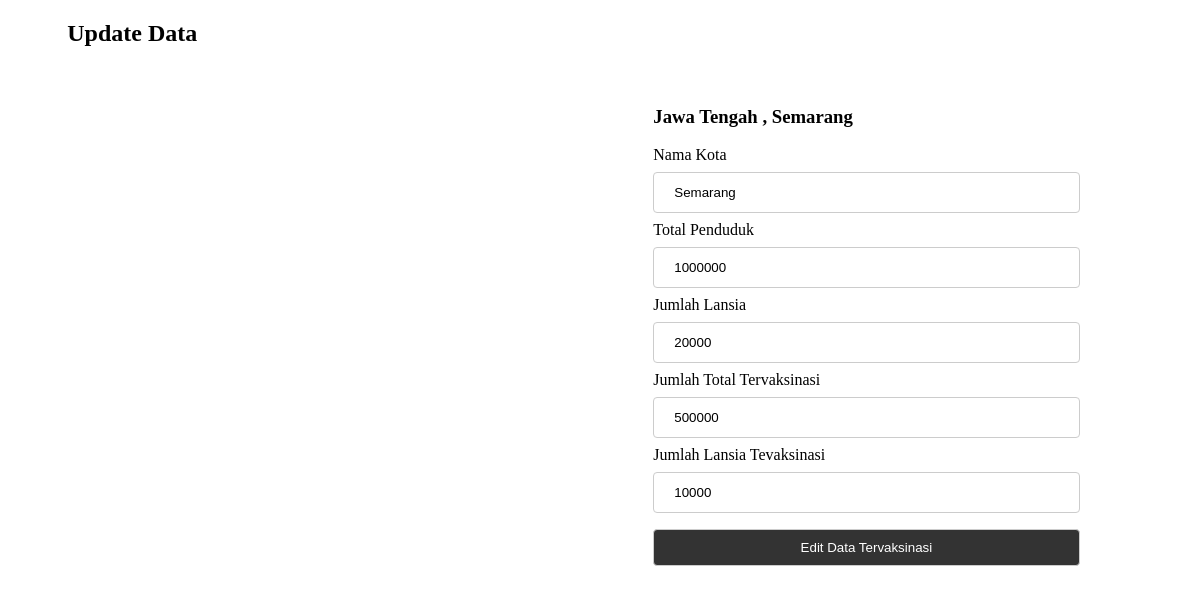
The app's page /updateDataVaksinasi.php?id_kab_kota=5 with its own data.
### tables this page shows
CREATE TABLE `kabupaten_kota` (
  `id_kab_kota` int(10) UNSIGNED NOT NULL,
  `id_provinsi` int(10) UNSIGNED NOT NULL,
  `nama_kab_kota` varchar(200) DEFAULT NULL,
  `jml_total_penduduk` double DEFAULT NULL,
  `jml_lansia` double DEFAULT NULL
);

CREATE TABLE `provinsi` (
  `id_provinsi` int(10) UNSIGNED NOT NULL,
  `nama_provinsi` varchar(200) DEFAULT NULL
);

CREATE TABLE `vaksinasi` (
  `id_vaksinasi` int(10) UNSIGNED NOT NULL,
  `id_kab_kota` int(10) UNSIGNED NOT NULL,
  `jml_total_vaksinasi` double DEFAULT NULL,
  `jml_lansia_vaksinasi` double DEFAULT NULL
);

### updateDataVaksinasi.php (the view, shortened to what this page needs)
<?php
include "connection.php";
$idKota = $_GET['id_kab_kota'];
?>
<!DOCTYPE html>
<html lang="en">
<head>
    <link rel="stylesheet" type="text/css" href="assets/style.css">
</head>
<body>
      <section>
        <div class="container">
            <h2>Update Data</h2>
            <div class="row">
              <div class="column-2">
              </div>
              <div class="column-2">
                <form method="POST">
                  <?php
                  $queryAlamatKota = mysqli_query($connect,"SELECT *
                                                            FROM kabupaten_kota
                                                            JOIN provinsi
                                                            ON kabupaten_kota.id_provinsi = provinsi.id_provinsi
                                                            JOIN vaksinasi
                                                            ON vaksinasi.id_kab_kota= kabupaten_kota.id_kab_kota
                                                            WHERE kabupaten_kota.id_kab_kota=$idKota");
                  while($showAlamatKota = mysqli_fetch_array($queryAlamatKota)){
                    $namaProvinsi = $showAlamatKota['nama_provinsi'];
                    $namaKota = $showAlamatKota['nama_kab_kota'];
                    $totalPenduduk = $showAlamatKota['jml_total_penduduk'];
                    $jumlahLansia = $showAlamatKota['jml_lansia'];
                    $totalVaksinasi = $showAlamatKota['jml_total_vaksinasi'];
                    $jumlahLansiaVaksinasi = $showAlamatKota['jml_lansia_vaksinasi'];
                  }
                  ?>
                  <h3><?= $namaProvinsi ?> , <?= $namaKota ?></h3>
                  <label>Nama Kota</label>
                  <input placeholder="Total Telah Tervaksin" name="namaKota" type="text" value="<?=$namaKota?>">
                  <label>Total Penduduk</label>
                  <input  placeholder="Total Penduduk" name="totalPenduduk" type="text" value="<?=$totalPenduduk?>">
                  <label>Jumlah Lansia</label>
                  <input  placeholder="Jumlah Lansia" name="jumlahLansia" type="text" value="<?=$jumlahLansia?>">
                  <label>Jumlah Total Tervaksinasi</label>
                  <input placeholder="Total Telah Tervaksin" name="totalPendudukTervaksin" type="text" value="<?=$totalVaksinasi?>">
                  <label>Jumlah Lansia Tevaksinasi</label>
                  <input  placeholder="Jumlah Lansia telah Tervaksin" name="jumlahLansiaTervaksin" type="text" value="<?=$jumlahLansiaVaksinasi?>">
                    <button class="button button1" name="editDataTervaksin">Edit Data Tervaksinasi</button>
                </form>
              </div>
            </div>
          </div>
      </section>
</body>
</html>

### assets/style.css (style rules this page uses)
.container { width: 90%; margin: auto ; }
.row { display: flex; flex-direction: row; justify-content: space-around; flex-flow: wrap; }
.column-2 { width: 40%; padding:20px; margin-bottom: 0; }
input[type=text] { width: 100%; padding: 12px 20px; margin: 8px 0; display: inline-block; border: 1px solid #ccc; border-radius: 4px; box-sizing: border-box; }
.button { width: 100%; padding: 5px 10px; margin: 8px 0; display: inline-block; border: 1px solid #ccc; border-radius: 4px; box-sizing: border-box; }
.button1 { background-color: #333333; padding:10px 20px; color: rgb(255, 255, 255); }

### records on screen
kabupaten_kota: id_provinsi.nama_provinsi "Jawa Tengah", nama_kab_kota "Semarang", namaKota "Semarang", totalPenduduk "1000000", jumlahLansia "20000", totalPendudukTervaksin "500000", jumlahLansiaTervaksin "10000"
